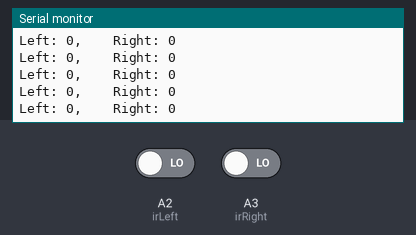
The sketch below on a simulated Arduino Uno, built with avr-gcc and run on an emulated ATmega328P. On the bench: the last lines printed to the serial monitor. The inputs (shaded band) are chosen by the test bench; at power-on: A2 (irLeft) LOW, A3 (irRight) LOW.

Above: at 1.2 s.
1.3 s: A2 (irLeft) driven HIGH
At 2.4 s:
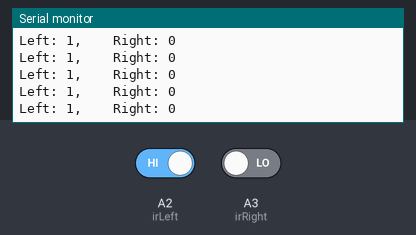
2.8 s: A3 (irRight) driven HIGH
At 3.4 s:
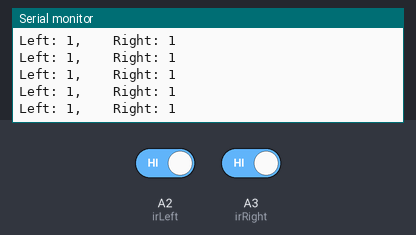
5.8 s: A2 (irLeft) driven LOW
At 6.7 s:
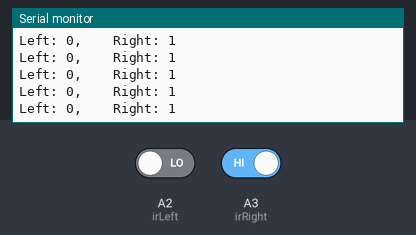

The sketch:

mobileBase_ir_lineFollowing_simple_check.ino
```cpp
// --- Step 3 Pin Definitions (IR Sensors) ---
const int irLeft = A2;
const int irRight = A3;


void setup() {
  Serial.begin(9600);
  // IR Sensor Setup
  pinMode(irLeft, INPUT);
  pinMode(irRight, INPUT);

}

void loop() {
   int leftState = digitalRead(irLeft);
  int rightState = digitalRead(irRight);

  // Execute Decision Logic Flow
  if (leftState == HIGH) {
    Serial.print("Left: 1,    ");
  }
  else
  {
     Serial.print("Left: 0,    ");
  }

  if (rightState == HIGH) {
    Serial.println("Right: 1");
  }
  else
  {
     Serial.println("Right: 0");
  }

}
```

Measured:
- after the input at 1.3 s, the serial monitor: prints a new line after 0.07 s (image 1)
- after the input at 2.8 s, the serial monitor: prints a new line after 0.08 s (image 2)
- after the input at 5.8 s, the serial monitor: prints a new line after 0.08 s (image 3)
